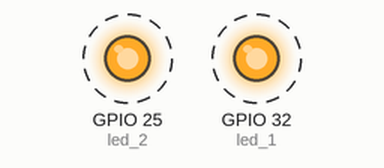
This sketch was run on a simulated ESP32. On the bench: output pins drawn as LEDs (lit = HIGH). Dashed ring = blinking. What the sketch prints to the serial monitor is not drawn.

Above: at 1.2 s.
Timing chart, 0 to 5.6 s (numbered marks = the images above):
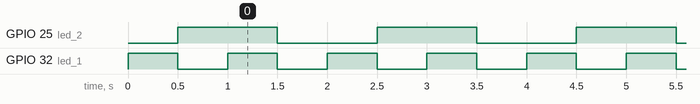

Measured:
- by itself, GPIO 25 (led_2): alternates HIGH for 1.0 s and LOW for 1.0 s
- by itself, GPIO 32 (led_1): alternates HIGH for 0.50 s and LOW for 0.50 s
- by itself, everything shown: repeats every 2.0 s, in 6 steps

The sketch:

RTOS_TEST.ino
```cpp
/*No ESP32 temos 2 cores:
- Core 0-> Protocol Core, thats the core responsible to manage wireless comunication protocols such as Wifi,Bluetooth, BLE
- Core 1-> Application Core, thats the core with task to manage user apps

xPortGetCoreID(): This function let us to know which core is running in that precise moment

*/

/*Como vamos ter 1 tarefa a rodar em cada core:
*  1ºPasso - definir os handles( ou os manípulos). Portanto um handle por cada tarefa.
*/
TaskHandle_t Task1;
TaskHandle_t Task2;

const int led_1 = 32;
const int led_2 = 25;


void setup() {

  Serial.begin(115200);
  pinMode(led_1,OUTPUT); // output porque é um led...
  pinMode(led_2,OUTPUT);
  /*2ºPasso - Usar a função xTaskCreatePinnedToCore()para criar uma task para o core0 e core1
   * Possui 7 parametros:
   * 1º Parametro: Nome da função que irá implementar a tarefa, exemplo, Task1code ou Task2code;
   * 2º Parametro: é o nome que se vai atribuir à tarefa, Task1, ou task2
   * 3º Stack size: Tamanho da pilha,exemplo 10000.
   * 4º é um parâmetro de input
   * 5º Priority, 0 menor prioridade, 1 maior, e por aí ao fora
   * 6º Task handle (manípulo) &Task1 ou &Task2
   * 7º é o ID do core, 0 para core0 e 1 para core1   *
   */
  xTaskCreatePinnedToCore(Task1code,"Task1",10000,NULL,1,&Task1,0); //Criação da Tarefa 1 que irá correr no core0
  delay(500);
  xTaskCreatePinnedToCore(Task2code,"Task2",10000,NULL,1,&Task2,1); //Criação da Tarefa 2 que irá correr no core1
  delay(500);


}

/*Implementa-se o código que cada tarefa irá executar*/
void Task1code( void * parameter ){
  Serial.print("Task1 is running on core ");
  Serial.println(xPortGetCoreID());// Imprime-se o ID do core desta Task

  for(;;){//Coloca-se aqui um ciclo infinito
    digitalWrite(led_1, HIGH);// De 0.5 em 0.5 segundos pisca pisca
    delay(500);
    digitalWrite(led_1, LOW);
    delay(500);
  }
}

void Task2code( void * parameter ){
  Serial.print("Task2 is running on core ");
  Serial.println(xPortGetCoreID());

  for(;;){
    digitalWrite(led_2, HIGH);
    delay(1000);
    digitalWrite(led_2, LOW);
    delay(1000);
  }
}

void loop() {
//Não é necessário ter aqui nada, porque as tasks ficam em loop infinito a serem executadas...
}
```
